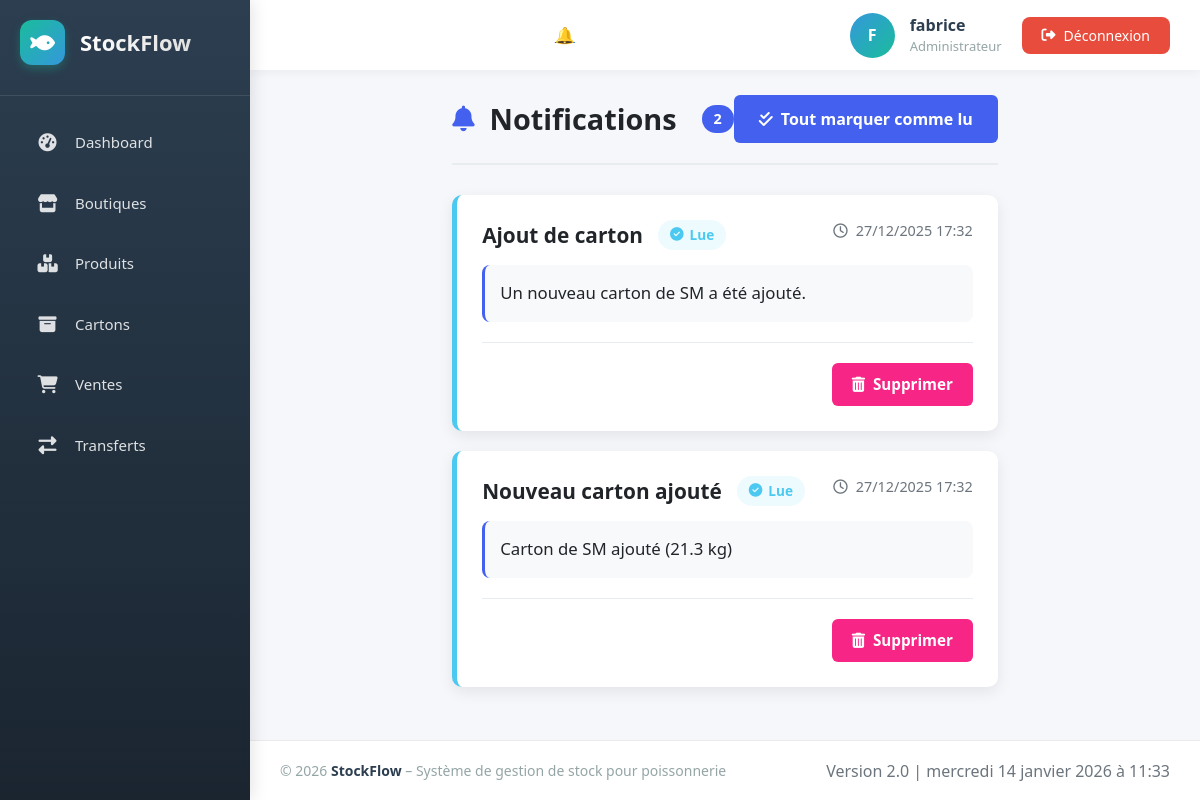
Page /notifications/ (signed in) on the earlier database version.
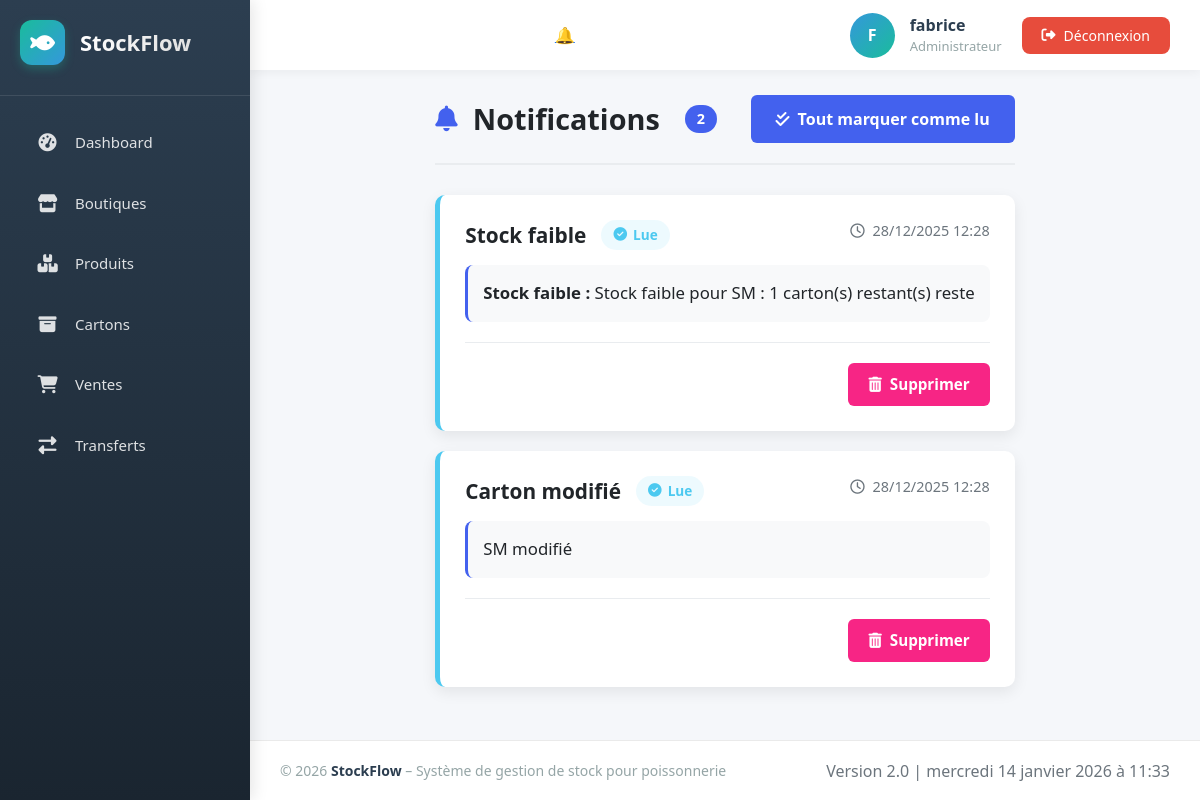
Same page on the later database version.
### stock/models/notification.py (models this page shows, shortened)
class Notification(models.Model):
    TYPE_CHOICES = (
        ("STOCK_FAIBLE", "Stock faible"),
        ("AJOUT", "Ajout"),
        ("MODIFICATION", "Modification"),
        ("SUPPRESSION", "Suppression"),
    )
    produit = models.ForeignKey(
        Produit,
        on_delete=models.SET_NULL,
        null=True,
        blank=True
    )
    boutique = models.ForeignKey(
        Boutique,
        on_delete=models.SET_NULL,
        null=True,
        blank=True
    )
    titre = models.CharField(max_length=255)
    message = models.TextField()
    type_notification = models.CharField(max_length=20, choices=TYPE_CHOICES)
    lu = models.BooleanField(default=False)
    active = models.BooleanField(default=True)
    date = models.DateTimeField(auto_now_add=True)
    class Meta:
        ordering = ["-date"]

### stock/views.py (the view)
# urls.py: path("notifications/", views.notifications, name="notifications"),
@login_required
def notifications(request):
    notifications = Notification.objects.filter(
        active=True
    ).order_by("-date")
    notifications.filter(lu=False).update(lu=True)
    return render(request, "Notifications/list.html", {
        "notifications": notifications
    })

### stock/context_processors.py (called while the page is built)
def notifications_non_lues(request):
    if request.user.is_authenticated:
        return {
            "nb_notifications": Notification.objects.filter(
                lu=False,
                active=True
            ).count()
        }
    return {}

### stock/templates/Notifications/list.html (shortened to what this page needs)
{% extends 'Base/base.html' %}
{% block content %}
<div class="notifications-container">
    <div class="notifications-header">
        <h2 class="notifications-title">
            <i class="fas fa-bell icon-title"></i>
            Notifications
            {% if notifications %}
            <span class="notification-count">{{ notifications|length }}</span>
            {% endif %}
        </h2>
        {% if notifications %}
        <div class="notifications-actions">
            {% if perms.stock.delete_notification %}
            <form method="post" action="" class="inline-form">
                <button type="submit" class="btn-mark-all-read">
                    <i class="fas fa-check-double"></i>
                    Tout marquer comme lu
                </button>
            </form>
            {% endif %}
        </div>
        {% endif %}
    </div>
    <div class="notifications-list">
        {% for notif in notifications %}
        <div class="notification-card {% if not notif.lu %}unread{% endif %}" id="notification-{{ notif.id }}">
            <div class="notification-header">
                <div class="notification-title-section">
                    <h3 class="notification-titre">{{ notif.titre }}</h3>
                    {% if not notif.lu %}
                    <span class="notification-badge unread-badge">
                        <i class="fas fa-circle"></i>
                        Non lue
                    </span>
                    {% else %}
                    <span class="notification-badge read-badge">
                        <i class="fas fa-check-circle"></i>
                        Lue
                    </span>
                    {% endif %}
                </div>
                <div class="notification-date">
                    <i class="far fa-clock"></i>
                    {{ notif.date|date:"d/m/Y H:i" }}
                </div>
            </div>
            <div class="notification-body">
               <p class="notification-message">
                    {% if notif.type_notification == "STOCK_FAIBLE" %}
                        <strong>Stock faible :</strong> {{ notif.message }} reste
                    {% else %}
                        {{ notif.message }}
                    {% endif %}
                </p>
            </div>
            <div class="notification-footer">
                {% if perms.stock.delete_notification %}
                <form method="post"
                      action="{% url 'notification_delete' notif.id %}"
                      class="inline-form delete-form">
                    <button type="submit" class="btn-delete">
                        <i class="fas fa-trash-alt"></i>
                        Supprimer
                    </button>
                </form>
                {% endif %}
            </div>
        </div>
        {% endfor %}
    </div>
</div>
{% endblock %}

### stock/templates/Base/base.html (shortened to what this page needs)
<!DOCTYPE html>
<html lang="fr">
<head>
    {% load static %}
    <link rel="stylesheet" href="https://cdnjs.cloudflare.com/ajax/libs/font-awesome/6.4.0/css/all.min.css">
    <link rel="stylesheet" href="https://cdn.jsdelivr.net/npm/bootstrap-icons@1.10.0/font/bootstrap-icons.css">
    <link href="https://cdn.jsdelivr.net/npm/bootstrap@5.0.2/dist/css/bootstrap.min.css" rel="stylesheet">
</head>
<body  >
    <div class="sidebar">
        <div class="logo-container">
            <div class="logo">
                <i class="fas fa-fish"></i>
            </div>
            <div class="logo-text">StockFlow</div>
        </div>
        <ul class="nav-menu">
            <li class="nav-item {% if request.path == '/' %}active{% endif %}">
                <a href="{% url 'index' %}" class="nav-link">
                    <i class="fas fa-tachometer-alt"></i>
                    <span>Dashboard</span>
                </a>
            </li>
            <li class="nav-item {% if 'boutiques' in request.path %}active{% endif %}">
                <a href="{% url 'boutiques' %}" class="nav-link">
                    <i class="fas fa-store"></i>
                    <span>Boutiques</span>
                </a>
            </li>
            <li class="nav-item {% if 'produits' in request.path %}active{% endif %}">
                <a href="{% url 'produits' %}" class="nav-link">
                    <i class="fas fa-boxes"></i>
                    <span>Produits</span>
                </a>
            </li>
            <li class="nav-item {% if 'cartons' in request.path %}active{% endif %}">
                <a href="{% url 'cartons' %}" class="nav-link">
                    <i class="fas fa-archive"></i>
                    <span>Cartons</span>
                </a>
            </li>
            <li class="nav-item {% if 'ventes' in request.path %}active{% endif %}">
                <a href="{% url 'ventes' %}" class="nav-link">
                    <i class="fas fa-shopping-cart"></i>
                    <span>Ventes</span>
                </a>
            </li>
            <li class="nav-item {% if 'transferts' in request.path %}active{% endif %}">
                <a href="{% url 'transferts' %}" class="nav-link">
                    <i class="fas fa-exchange-alt"></i>
                    <span>Transferts</span>
                </a>
            </li>
        </ul>
    </div>
    <div class="main-wrapper">
        <div class="content-wrapper">
            <header class="top-header">
 <a href="{% url 'notifications' %}" class="position-relative">
    🔔
</a>
                <div class="user-info">
                    {% if user.is_authenticated %}
                        <div class="user-avatar">
                            {{ user.username|first|upper }}
                        </div>
                        <div class="user-details">
                            <div class="user-name">{{ user.username }}</div>
                            <div class="user-role"><span class="user-role">
                                {% if user.is_superuser %}
                                    Administrateur
                                {% elif user.groups.first.name == "VENDEUR" %}
                                    Vendeur
                                {% else %}
                                    Utilisateur
                                {% endif %}
                            </span>
                            </div>
                        </div>
                        <a href="{% url 'deconnexion' %}" class="logout-btn">
                            <i class="fas fa-sign-out-alt"></i>
                            <span>Déconnexion</span>
                        </a>
                    {% else %}
                        <a href="{% url 'connexion' %}" class="login-btn">
                            <i class="fas fa-sign-in-alt"></i>
                            <span>Connexion</span>
                        </a>
                    {% endif %}
                </div>
            </header>
            {% block content %}
            {% endblock %}
        </div>
    </div>
    <footer>
        <div class="footer-left">
            <div class="footer-copyright">
                © {% now "Y" %} <strong>StockFlow</strong> – Système de gestion de stock pour poissonnerie
            </div>
        </div>
        <div class="footer-right">
            <div class="footer-version">
            </div>
        </div>
    </footer>
</body>
</html>

### stock/templates/Base/base.html (style rules this page uses)
:root { --primary: #2c3e50; --secondary: #3498db; --accent: #1abc9c; --success: #27ae60; --warning: #f39c12; --danger: #e74c3c; --light: #f8f9fa; --dark: #2c3e50; --gray: #95a5a6; --sidebar-width: 250px; --header-height: 70px; --footer-height: 60px; }
* { margin: 0; padding: 0; box-sizing: border-box; }
body { font-family: 'Segoe UI', Tahoma, Geneva, Verdana, sans-serif; background-color: #f5f7fa; color: #333; display: flex; min-height: 100vh; flex-direction: column; }
.main-wrapper { display: flex; flex: 1; min-height: calc(100vh - var(--footer-height)); }
.sidebar { width: var(--sidebar-width); background: linear-gradient(180deg, var(--primary) 0%, #1a2530 100%); color: white; height: 100%; padding: 20px 0; transition: all 0.3s ease; z-index: 1000; box-shadow: 3px 0 15px rgba(0, 0, 0, 0.1); position: fixed; left: 0; top: 0; bottom: 0; overflow-y: auto; }
.logo-container { display: flex; align-items: center; padding: 0 20px 30px 20px; border-bottom: 1px solid rgba(255, 255, 255, 0.1); margin-bottom: 20px; }
.logo { width: 45px; height: 45px; background: linear-gradient(135deg, var(--accent), var(--secondary)); border-radius: 12px; display: flex; align-items: center; justify-content: center; margin-right: 15px; font-size: 22px; font-weight: bold; box-shadow: 0 4px 10px rgba(26, 188, 156, 0.3); }
.logo-text { font-size: 22px; font-weight: 700; background: linear-gradient(to right, #fff, #e0e0e0); -webkit-background-clip: text; background-clip: text; color: transparent; }
.nav-menu { list-style: none; padding: 0 15px; }
.nav-item { margin-bottom: 8px; border-radius: 10px; overflow: hidden; }
.nav-link { display: flex; align-items: center; padding: 15px 20px; color: rgba(255, 255, 255, 0.85); text-decoration: none; font-size: 15px; font-weight: 500; transition: all 0.3s; }
.nav-link i { width: 25px; margin-right: 15px; font-size: 18px; text-align: center; }
.content-wrapper { flex: 1; margin-left: var(--sidebar-width); display: flex; flex-direction: column; min-height: calc(100vh - var(--footer-height)); }
.top-header { height: var(--header-height); background: white; display: flex; align-items: center; justify-content: space-between; padding: 0 30px; box-shadow: 0 2px 10px rgba(0, 0, 0, 0.05); position: sticky; top: 0; z-index: 100; }
.user-info { display: flex; align-items: center; }
.user-avatar { width: 45px; height: 45px; border-radius: 50%; background: linear-gradient(135deg, var(--secondary), var(--accent)); display: flex; align-items: center; justify-content: center; color: white; font-weight: bold; margin-right: 15px; }
.user-details { margin-right: 20px; }
.user-name { font-weight: 600; color: var(--primary); }
.user-role { font-size: 13px; color: var(--gray); }
.logout-btn { background: var(--danger); color: white; border: none; padding: 8px 20px; border-radius: 8px; cursor: pointer; font-weight: 500; display: flex; align-items: center; transition: all 0.3s; text-decoration: none; font-size: 14px; }
.logout-btn i { margin-right: 8px; }
footer { background: white; height: var(--footer-height); display: flex; align-items: center; justify-content: space-between; padding: 0 30px; border-top: 1px solid #eaeaea; margin-left: var(--sidebar-width); z-index: 10; position: relative; }
.footer-left { display: flex; align-items: center; }
.footer-right { display: flex; align-items: center; gap: 20px; }
.footer-copyright { color: var(--gray); font-size: 14px; }
.footer-copyright strong { color: var(--primary); }

Differences in the rows shown:
removed Notification: titre "Ajout de carton", lu True (drawn), date "27/12/2025 17:32", message "Un nouveau carton de SM a été ajouté."
removed Notification: titre "Nouveau carton ajouté", lu True (drawn), date "27/12/2025 17:32", message "Carton de SM ajouté (21.3 kg)"
added Notification: titre "Stock faible", lu False (drawn), date "28/12/2025 12:28", message "Stock faible pour SM : 1 carton(s) restant(s)"
added Notification: titre "Carton modifié", lu False (drawn), date "28/12/2025 12:28", message "SM modifié"
